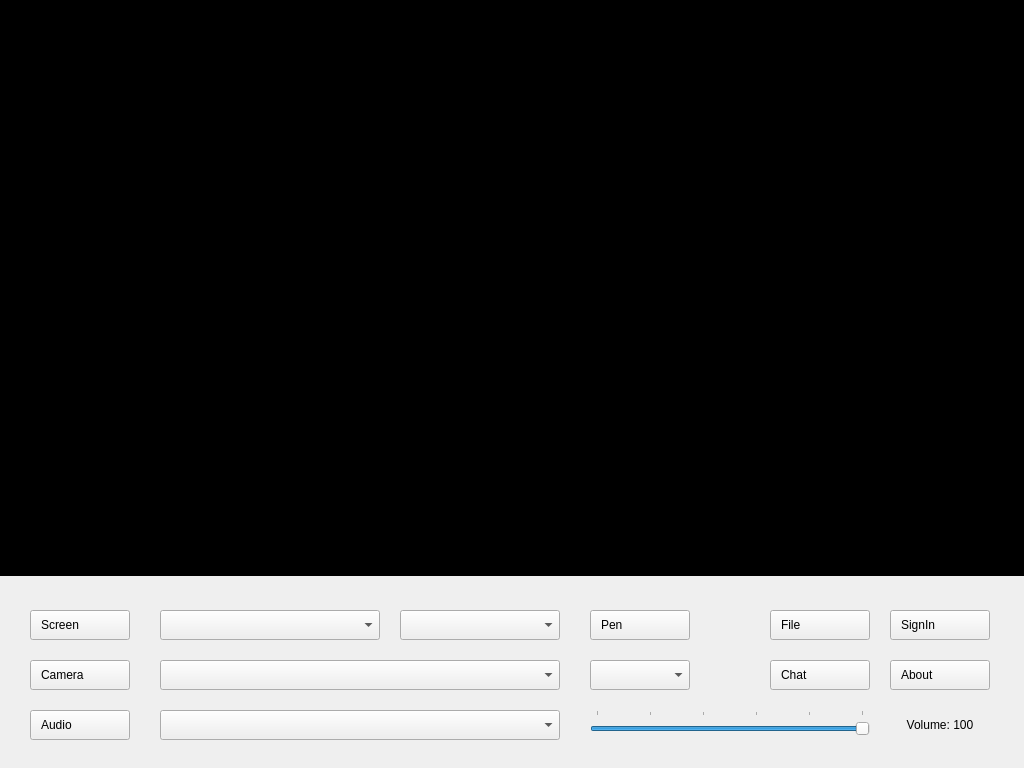
<?xml version="1.0" encoding="UTF-8"?>
<ui version="4.0">
 <class>MainWindow</class>
 <widget class="QMainWindow" name="MainWindow">
  <property name="geometry">
   <rect>
    <x>0</x>
    <y>0</y>
    <width>1024</width>
    <height>768</height>
   </rect>
  </property>
  <property name="sizePolicy">
   <sizepolicy hsizetype="Fixed" vsizetype="Fixed">
    <horstretch>0</horstretch>
    <verstretch>0</verstretch>
   </sizepolicy>
  </property>
  <property name="minimumSize">
   <size>
    <width>1024</width>
    <height>768</height>
   </size>
  </property>
  <property name="maximumSize">
   <size>
    <width>1024</width>
    <height>768</height>
   </size>
  </property>
  <property name="focusPolicy">
   <enum>Qt::NoFocus</enum>
  </property>
  <property name="windowTitle">
   <string>TeacherServer</string>
  </property>
  <property name="windowIcon">
   <iconset resource="resources.qrc">
    <normaloff>:/icons/icons/server.svg</normaloff>:/icons/icons/server.svg</iconset>
  </property>
  <widget class="QWidget" name="centralWidget">
   <widget class="QLabel" name="videoViewer">
    <property name="geometry">
     <rect>
      <x>0</x>
      <y>0</y>
      <width>1024</width>
      <height>576</height>
     </rect>
    </property>
    <property name="focusPolicy">
     <enum>Qt::StrongFocus</enum>
    </property>
    <property name="autoFillBackground">
     <bool>false</bool>
    </property>
    <property name="styleSheet">
     <string notr="true">background-color: rgb(0, 0, 0);</string>
    </property>
    <property name="text">
     <string/>
    </property>
    <property name="scaledContents">
     <bool>false</bool>
    </property>
    <property name="alignment">
     <set>Qt::AlignCenter</set>
    </property>
   </widget>
   <widget class="QPushButton" name="btn_camera">
    <property name="geometry">
     <rect>
      <x>30</x>
      <y>660</y>
      <width>100</width>
      <height>30</height>
     </rect>
    </property>
    <property name="toolTip">
     <string>Camera Share</string>
    </property>
    <property name="styleSheet">
     <string notr="true">text-align: left;
padding-left: 10px;</string>
    </property>
    <property name="text">
     <string>Camera</string>
    </property>
    <property name="icon">
     <iconset resource="resources.qrc">
      <normaloff>:/icons/icons/camera-stop.svg</normaloff>:/icons/icons/camera-stop.svg</iconset>
    </property>
   </widget>
   <widget class="QPushButton" name="btn_screen">
    <property name="geometry">
     <rect>
      <x>30</x>
      <y>610</y>
      <width>100</width>
      <height>30</height>
     </rect>
    </property>
    <property name="toolTip">
     <string>Screen Share</string>
    </property>
    <property name="styleSheet">
     <string notr="true">text-align: left;
padding-left: 10px;</string>
    </property>
    <property name="text">
     <string>Screen</string>
    </property>
    <property name="icon">
     <iconset resource="resources.qrc">
      <normaloff>:/icons/icons/screen-share-stop.svg</normaloff>:/icons/icons/screen-share-stop.svg</iconset>
    </property>
   </widget>
   <widget class="QComboBox" name="cb_camera">
    <property name="geometry">
     <rect>
      <x>160</x>
      <y>660</y>
      <width>400</width>
      <height>30</height>
     </rect>
    </property>
    <property name="toolTip">
     <string>Switch Camera Device</string>
    </property>
   </widget>
   <widget class="QPushButton" name="btn_audio">
    <property name="geometry">
     <rect>
      <x>30</x>
      <y>710</y>
      <width>100</width>
      <height>30</height>
     </rect>
    </property>
    <property name="toolTip">
     <string>Audio Share</string>
    </property>
    <property name="styleSheet">
     <string notr="true">text-align: left;
padding-left: 10px;
</string>
    </property>
    <property name="text">
     <string>Audio</string>
    </property>
    <property name="icon">
     <iconset resource="resources.qrc">
      <normaloff>:/icons/icons/audio-input-stop.svg</normaloff>:/icons/icons/audio-input-stop.svg</iconset>
    </property>
   </widget>
   <widget class="QComboBox" name="cb_device">
    <property name="geometry">
     <rect>
      <x>160</x>
      <y>710</y>
      <width>400</width>
      <height>30</height>
     </rect>
    </property>
    <property name="toolTip">
     <string>Switch Audio Device</string>
    </property>
   </widget>
   <widget class="QComboBox" name="cb_camRes">
    <property name="geometry">
     <rect>
      <x>590</x>
      <y>660</y>
      <width>100</width>
      <height>30</height>
     </rect>
    </property>
    <property name="toolTip">
     <string>Switch Camera Res</string>
    </property>
   </widget>
   <widget class="QSlider" name="slider_volume">
    <property name="geometry">
     <rect>
      <x>590</x>
      <y>710</y>
      <width>280</width>
      <height>30</height>
     </rect>
    </property>
    <property name="toolTip">
     <string>Adjust Volume</string>
    </property>
    <property name="maximum">
     <number>100</number>
    </property>
    <property name="pageStep">
     <number>5</number>
    </property>
    <property name="value">
     <number>100</number>
    </property>
    <property name="orientation">
     <enum>Qt::Horizontal</enum>
    </property>
    <property name="tickPosition">
     <enum>QSlider::TicksAbove</enum>
    </property>
    <property name="tickInterval">
     <number>20</number>
    </property>
   </widget>
   <widget class="QLabel" name="volume">
    <property name="geometry">
     <rect>
      <x>890</x>
      <y>710</y>
      <width>100</width>
      <height>30</height>
     </rect>
    </property>
    <property name="toolTip">
     <string>Volume</string>
    </property>
    <property name="text">
     <string>Volume: 100</string>
    </property>
    <property name="alignment">
     <set>Qt::AlignCenter</set>
    </property>
   </widget>
   <widget class="QPushButton" name="btn_screenPen">
    <property name="geometry">
     <rect>
      <x>590</x>
      <y>610</y>
      <width>100</width>
      <height>30</height>
     </rect>
    </property>
    <property name="toolTip">
     <string>Screen Pen</string>
    </property>
    <property name="styleSheet">
     <string notr="true">text-align: left;
padding-left: 10px;
</string>
    </property>
    <property name="text">
     <string>Pen</string>
    </property>
    <property name="icon">
     <iconset resource="resources.qrc">
      <normaloff>:/icons/icons/screenpen.svg</normaloff>:/icons/icons/screenpen.svg</iconset>
    </property>
    <property name="iconSize">
     <size>
      <width>20</width>
      <height>20</height>
     </size>
    </property>
   </widget>
   <widget class="QComboBox" name="cb_screenRes">
    <property name="geometry">
     <rect>
      <x>160</x>
      <y>610</y>
      <width>220</width>
      <height>30</height>
     </rect>
    </property>
    <property name="toolTip">
     <string>Switch Screen Res</string>
    </property>
   </widget>
   <widget class="QPushButton" name="btn_fileTrans">
    <property name="geometry">
     <rect>
      <x>770</x>
      <y>610</y>
      <width>100</width>
      <height>30</height>
     </rect>
    </property>
    <property name="toolTip">
     <string>File Transfer</string>
    </property>
    <property name="styleSheet">
     <string notr="true">text-align: left;
padding-left: 10px;
</string>
    </property>
    <property name="text">
     <string>File</string>
    </property>
    <property name="icon">
     <iconset resource="resources.qrc">
      <normaloff>:/icons/icons/filetrans.svg</normaloff>:/icons/icons/filetrans.svg</iconset>
    </property>
   </widget>
   <widget class="QPushButton" name="btn_signIn">
    <property name="geometry">
     <rect>
      <x>890</x>
      <y>610</y>
      <width>100</width>
      <height>30</height>
     </rect>
    </property>
    <property name="toolTip">
     <string>Student SignIn</string>
    </property>
    <property name="styleSheet">
     <string notr="true">text-align: left;
padding-left: 10px;
</string>
    </property>
    <property name="text">
     <string>SignIn</string>
    </property>
    <property name="icon">
     <iconset resource="resources.qrc">
      <normaloff>:/icons/icons/signin.svg</normaloff>:/icons/icons/signin.svg</iconset>
    </property>
   </widget>
   <widget class="QComboBox" name="cb_screenHz">
    <property name="geometry">
     <rect>
      <x>400</x>
      <y>610</y>
      <width>160</width>
      <height>30</height>
     </rect>
    </property>
    <property name="toolTip">
     <string>Switch Refresh Rate</string>
    </property>
   </widget>
   <widget class="QPushButton" name="btn_textChat">
    <property name="geometry">
     <rect>
      <x>770</x>
      <y>660</y>
      <width>100</width>
      <height>30</height>
     </rect>
    </property>
    <property name="toolTip">
     <string>TextChat</string>
    </property>
    <property name="styleSheet">
     <string notr="true">text-align: left;
padding-left: 10px;
</string>
    </property>
    <property name="text">
     <string>Chat</string>
    </property>
    <property name="icon">
     <iconset resource="resources.qrc">
      <normaloff>:/icons/icons/textchat.svg</normaloff>:/icons/icons/textchat.svg</iconset>
    </property>
   </widget>
   <widget class="QPushButton" name="btn_about">
    <property name="geometry">
     <rect>
      <x>890</x>
      <y>660</y>
      <width>100</width>
      <height>30</height>
     </rect>
    </property>
    <property name="toolTip">
     <string>About</string>
    </property>
    <property name="styleSheet">
     <string notr="true">text-align: left;
padding-left: 10px;
</string>
    </property>
    <property name="text">
     <string>About</string>
    </property>
    <property name="icon">
     <iconset resource="resources.qrc">
      <normaloff>:/icons/icons/server.svg</normaloff>:/icons/icons/server.svg</iconset>
    </property>
   </widget>
  </widget>
 </widget>
 <layoutdefault spacing="6" margin="11"/>
 <resources>
  <include location="resources.qrc"/>
 </resources>
 <connections/>
</ui>
